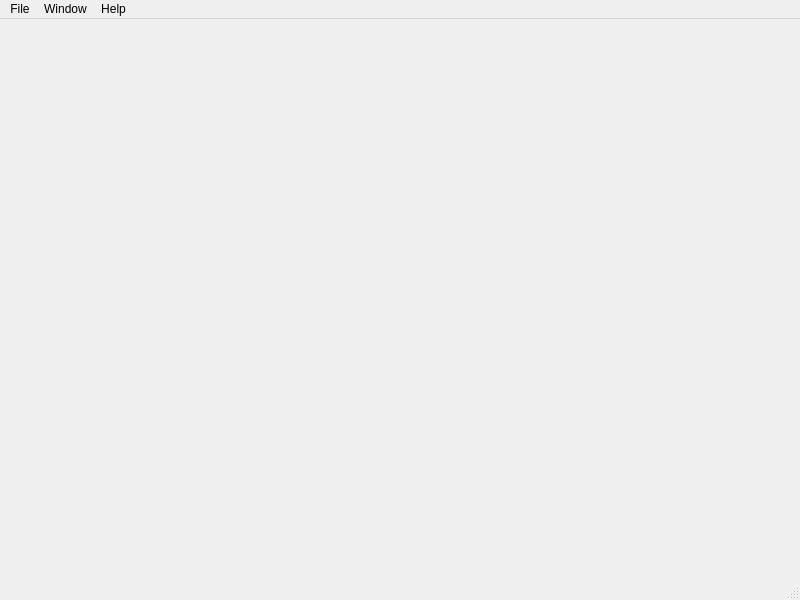
<?xml version="1.0" encoding="UTF-8"?>
<ui version="4.0">
 <class>MainWindow</class>
 <widget class="QMainWindow" name="MainWindow">
  <property name="geometry">
   <rect>
    <x>0</x>
    <y>0</y>
    <width>800</width>
    <height>600</height>
   </rect>
  </property>
  <property name="windowTitle">
   <string>MainWindow</string>
  </property>
  <widget class="QWidget" name="centralwidget"/>
  <widget class="QMenuBar" name="menubar">
   <property name="geometry">
    <rect>
     <x>0</x>
     <y>0</y>
     <width>800</width>
     <height>21</height>
    </rect>
   </property>
   <widget class="QMenu" name="menuFile">
    <property name="title">
     <string>File</string>
    </property>
    <addaction name="actionLoad_Level"/>
    <addaction name="actionSace_Level"/>
    <addaction name="actionExit"/>
   </widget>
   <widget class="QMenu" name="menuAbout">
    <property name="title">
     <string>Help</string>
    </property>
    <addaction name="actionAbout_Tsin_Studio"/>
    <addaction name="actionAbout_Kaleido_3D"/>
    <addaction name="actionDocument"/>
   </widget>
   <widget class="QMenu" name="menuWindow">
    <property name="title">
     <string>Window</string>
    </property>
    <addaction name="actionMaterial_Node_Editor"/>
    <addaction name="actionMesh_Previewer"/>
   </widget>
   <addaction name="menuFile"/>
   <addaction name="menuWindow"/>
   <addaction name="menuAbout"/>
  </widget>
  <widget class="QStatusBar" name="statusbar"/>
  <action name="actionExit">
   <property name="text">
    <string>Exit</string>
   </property>
   <property name="shortcut">
    <string>Ctrl+Q</string>
   </property>
  </action>
  <action name="actionLoad_Level">
   <property name="text">
    <string>Load Level</string>
   </property>
   <property name="shortcut">
    <string>Ctrl+O</string>
   </property>
  </action>
  <action name="actionSace_Level">
   <property name="text">
    <string>Save Level</string>
   </property>
   <property name="shortcut">
    <string>Ctrl+S</string>
   </property>
  </action>
  <action name="actionAbout_Tsin_Studio">
   <property name="text">
    <string>About Tsin Studio</string>
   </property>
  </action>
  <action name="actionAbout_Kaleido_3D">
   <property name="text">
    <string>About Kaleido 3D</string>
   </property>
  </action>
  <action name="actionDocument">
   <property name="text">
    <string>Document</string>
   </property>
   <property name="shortcut">
    <string>F1</string>
   </property>
  </action>
  <action name="actionMaterial_Node_Editor">
   <property name="text">
    <string>Material Node Editor</string>
   </property>
  </action>
  <action name="actionMesh_Previewer">
   <property name="text">
    <string>Mesh Previewer</string>
   </property>
  </action>
 </widget>
 <resources/>
 <connections/>
</ui>
